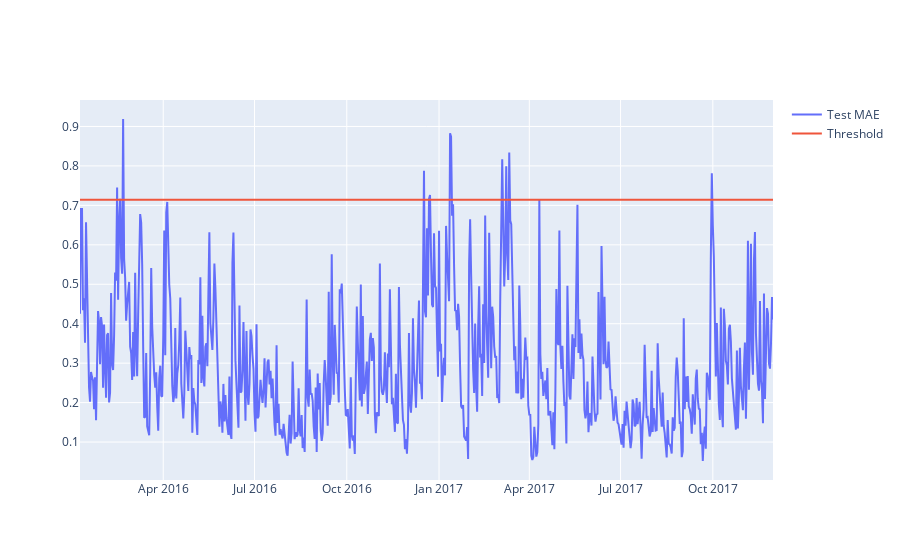

Notebook code for this chart:
### Code cell
fig = go.Figure()
fig.add_trace(go.Scatter(x=test_score_df['Date'], y=test_score_df['loss'], name = 'Test MAE'))
fig.add_trace(go.Scatter(x=test_score_df['Date'], y=test_score_df['threshold'], name='Threshold'))
fig.update_layout(showlegend=True)
fig.show()

### Figure 1 — Plotly figure (JSON) as saved in the notebook; plotly's stock layout.template omitted (floating-point values rounded to 4 significant figures; data arrays with more than 128 entries replaced by an {"elided": "..."} marker saying what was removed)
{"data": [{"name": "Test MAE", "type": "scatter", "x": {"elided": "692 str values"}, "y": {"elided": "692 float values"}}, {"name": "Threshold", "type": "scatter", "x": {"elided": "692 str values"}, "y": {"elided": "692 float values"}}], "layout": {"showlegend": true}}
